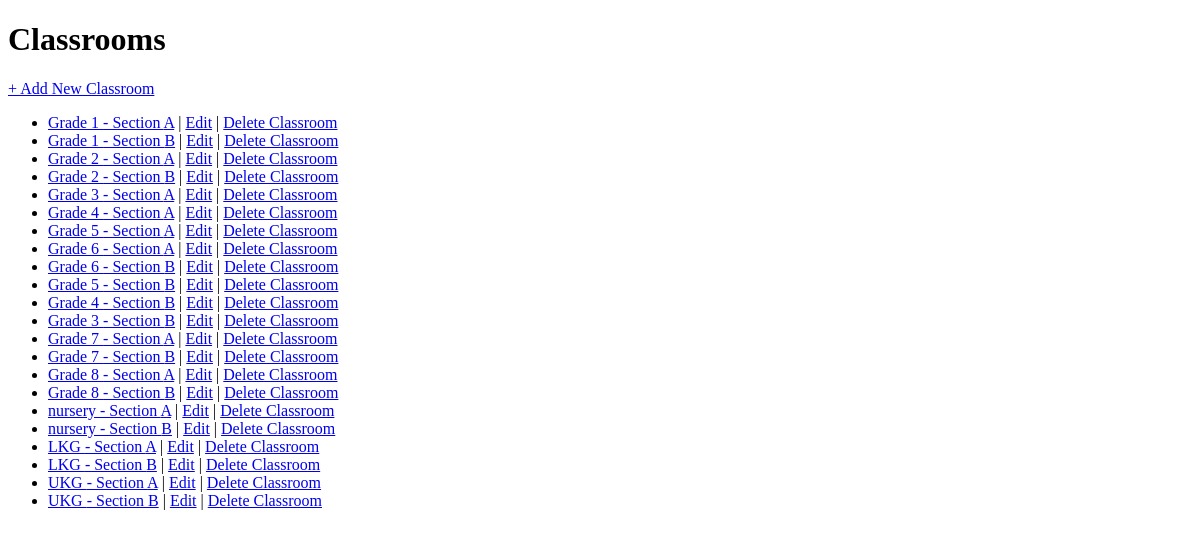
Before: /classrooms/ with the older database file.
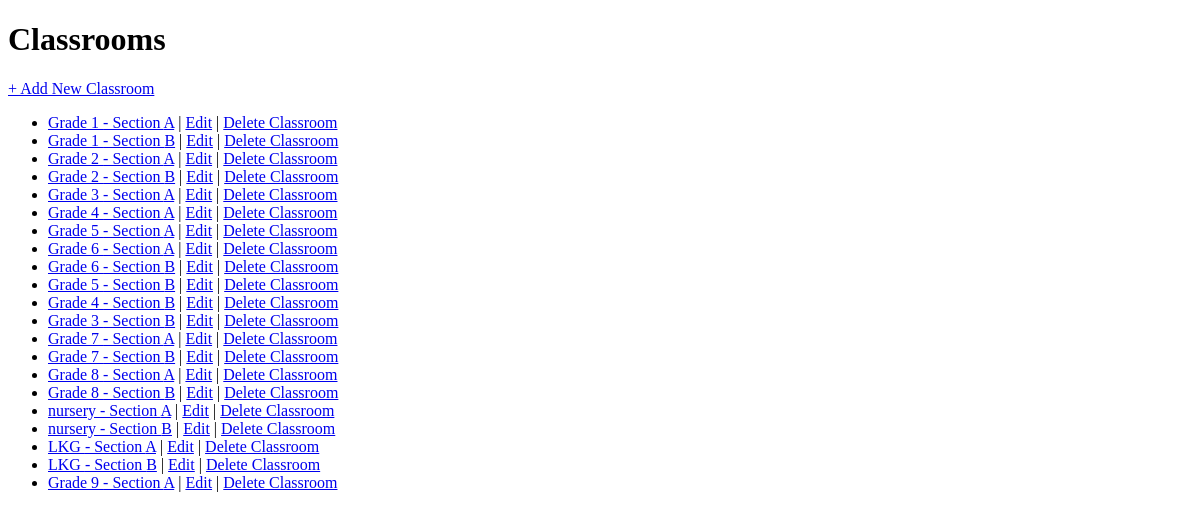
After: the same page with the newer database file.
### school/models.py (models this page shows, shortened)
class ClassRoom(models.Model):
    name = models.CharField(max_length=50)
    section = models.CharField(max_length=5, blank=True)
    description = models.TextField(blank=True, null=True)

### school/views.py (the view)
# urls.py: path('classrooms/', views.classroom_list, name='classroom_list'),
def classroom_list(request):
    classrooms = ClassRoom.objects.all()
    return render(request, 'school/classroom_list.html', {'classrooms': classrooms})

### school/templates/school/classroom_list.html (shortened to what this page needs)
<!DOCTYPE html>
<html>
<head>
</head>
<body>
    <h1>Classrooms</h1>
   <p> <a href="{% url 'classroom_create' %}">+ Add New Classroom</a></p>
    <ul>
        {% for classroom in classrooms %}
        <li>
            <a href="{% url 'classroom_detail' classroom.pk %}">{{ classroom.name }} - Section {{ classroom.section }}</a>
            |
            <a href="{% url 'classroom_update' classroom.pk %}">Edit</a>
            |
            <a href="{% url 'delete_classroom' classroom.pk %}">Delete Classroom</a>
        </li>
        {% empty %}
        <li>No classrooms available.</li>
        {% endfor %}
    </ul>
</body>
</html>

Changed rows visible on the page:
removed ClassRoom: name "UKG", section "A"
removed ClassRoom: name "UKG", section "B"
added ClassRoom: name "Grade 9", section "A"
